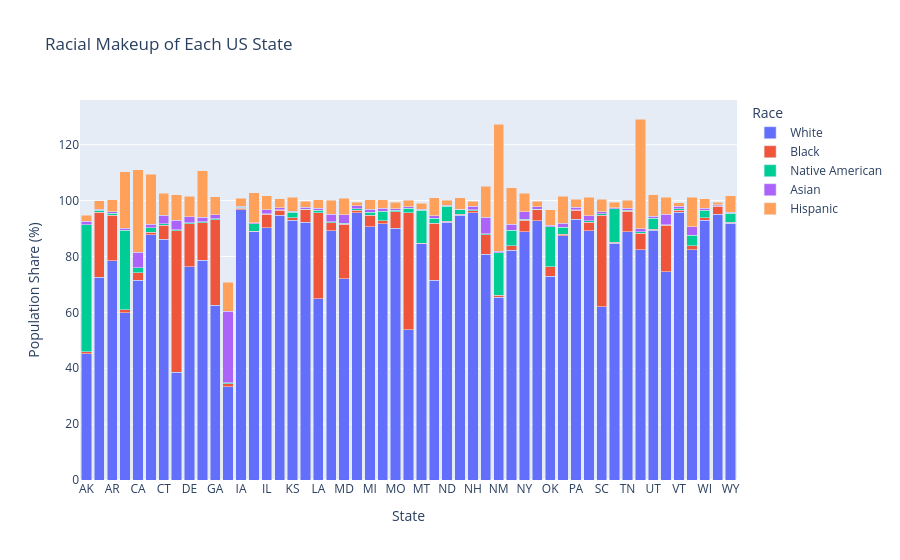

The notebook cell saved with this chart:
### Markdown cell above
# Create a Bar Chart with Subsections Showing the Racial Makeup of Each US State

Visualise the share of the white, black, hispanic, asian and native american population in each US State using a bar chart with sub sections.

### Code cell
race_by_state = df_share_race_city.groupby('Geographic area')[
    ['share_white', 'share_black', 'share_native_american', 'share_asian', 'share_hispanic']
].mean().reset_index()

race_by_state_melted = race_by_state.melt(
    id_vars='Geographic area',
    var_name='Race',
    value_name='Share'
)

race_label_map = {
    'share_white': 'White',
    'share_black': 'Black',
    'share_native_american': 'Native American',
    'share_asian': 'Asian',
    'share_hispanic': 'Hispanic'
}
race_by_state_melted['Race'] = race_by_state_melted['Race'].map(race_label_map)

fig = px.bar(
    race_by_state_melted,
    x='Geographic area',
    y='Share',
    color='Race',
    title='Racial Makeup of Each US State',
    labels={'Geographic area': 'State', 'Share': 'Population Share (%)'},
    barmode='stack'
)
fig.show()

### Figure 1 — Plotly figure (JSON) as saved in the notebook; plotly's stock layout.template omitted (floating-point values rounded to 4 significant figures)
{"data": [{"hovertemplate": "Race=White<br>State=%{x}<br>Population Share (%)=%{y}<extra></extra>", "legendgroup": "White", "marker": {"color": "#636efa", "pattern": {"shape": ""}}, "name": "White", "orientation": "v", "showlegend": true, "textposition": "auto", "type": "bar", "x": ["AK", "AL", "AR", "AZ", "CA", "CO", "CT", "DC", "DE", "FL", "GA", "HI", "IA", "ID", "IL", "IN", "KS", "KY", "LA", "MA", "MD", "ME", "MI", "MN", "MO", "MS", "MT", "NC", "ND", "NE", "NH", "NJ", "NM", "NV", "NY", "OH", "OK", "OR", "PA", "RI", "SC", "SD", "TN", "TX", "UT", "VA", "VT", "WA", "WI", "WV", "WY"], "xaxis": "x", "y": [45.26, 72.51, 78.45, 59.93, 71.54, 87.77, 86.11, 38.5, 76.25, 78.67, 62.59, 33.37, 96.71, 88.82, 90.36, 94.82, 92.96, 92.23, 64.81, 89.3, 72.12, 95.69, 90.67, 91.8, 90.18, 53.8, 84.48, 71.52, 92.29, 94.72, 95.68, 80.89, 65.42, 82.33, 88.88, 92.8, 72.93, 87.39, 93.25, 89.23, 61.98, 84.82, 88.95, 82.4, 89.44, 74.6, 95.87, 82.38, 92.96, 95.04, 91.92], "yaxis": "y"}, {"hovertemplate": "Race=Black<br>State=%{x}<br>Population Share (%)=%{y}<extra></extra>", "legendgroup": "Black", "marker": {"color": "#EF553B", "pattern": {"shape": ""}}, "name": "Black", "orientation": "v", "showlegend": true, "textposition": "auto", "type": "bar", "x": ["AK", "AL", "AR", "AZ", "CA", "CO", "CT", "DC", "DE", "FL", "GA", "HI", "IA", "ID", "IL", "IN", "KS", "KY", "LA", "MA", "MD", "ME", "MI", "MN", "MO", "MS", "MT", "NC", "ND", "NE", "NH", "NJ", "NM", "NV", "NY", "OH", "OK", "OR", "PA", "RI", "SC", "SD", "TN", "TX", "UT", "VA", "VT", "WA", "WI", "WV", "WY"], "xaxis": "x", "y": [0.5625, 23.32, 16.3, 0.9545, 2.68, 0.9177, 4.992, 50.7, 15.39, 13.37, 30.63, 1.071, 0.5635, 0.2952, 4.704, 1.688, 0.9605, 4.421, 30.78, 2.791, 19.46, 0.8198, 4.124, 1.001, 5.862, 41.83, 0.2266, 20.4, 0.3574, 0.4205, 0.7156, 6.975, 0.667, 1.567, 4.008, 3.96, 3.376, 0.5281, 3.27, 2.988, 32.83, 0.29, 7.303, 5.866, 0.385, 16.51, 0.7706, 1.427, 0.9373, 2.915, 0.3975], "yaxis": "y"}, {"hovertemplate": "Race=Native American<br>State=%{x}<br>Population Share (%)=%{y}<extra></extra>", "legendgroup": "Native American", "marker": {"color": "#00cc96", "pattern": {"shape": ""}}, "name": "Native American", "orientation": "v", "showlegend": true, "textposition": "auto", "type": "bar", "x": ["AK", "AL", "AR", "AZ", "CA", "CO", "CT", "DC", "DE", "FL", "GA", "HI", "IA", "ID", "IL", "IN", "KS", "KY", "LA", "MA", "MD", "ME", "MI", "MN", "MO", "MS", "MT", "NC", "ND", "NE", "NH", "NJ", "NM", "NV", "NY", "OH", "OK", "OR", "PA", "RI", "SC", "SD", "TN", "TX", "UT", "VA", "VT", "WA", "WI", "WV", "WY"], "xaxis": "x", "y": [45.48, 0.6593, 0.7599, 28.59, 1.715, 1.625, 0.6566, 0.3, 0.5237, 0.4554, 0.3003, 0.3881, 0.2714, 2.525, 0.2618, 0.2758, 1.873, 0.2101, 0.9573, 0.2652, 0.3409, 0.545, 1.077, 3.363, 0.5427, 1.615, 11.87, 1.788, 5.33, 1.56, 0.2875, 0.2571, 15.34, 5.577, 0.3613, 0.215, 14.38, 2.582, 0.1616, 0.6706, 0.4628, 12.03, 0.3166, 0.6574, 3.87, 0.3423, 0.3697, 3.75, 2.62, 0.2002, 3.08], "yaxis": "y"}, {"hovertemplate": "Race=Asian<br>State=%{x}<br>Population Share (%)=%{y}<extra></extra>", "legendgroup": "Asian", "marker": {"color": "#ab63fa", "pattern": {"shape": ""}}, "name": "Asian", "orientation": "v", "showlegend": true, "textposition": "auto", "type": "bar", "x": ["AK", "AL", "AR", "AZ", "CA", "CO", "CT", "DC", "DE", "FL", "GA", "HI", "IA", "ID", "IL", "IN", "KS", "KY", "LA", "MA", "MD", "ME", "MI", "MN", "MO", "MS", "MT", "NC", "ND", "NE", "NH", "NJ", "NM", "NV", "NY", "OH", "OK", "OR", "PA", "RI", "SC", "SD", "TN", "TX", "UT", "VA", "VT", "WA", "WI", "WV", "WY"], "xaxis": "x", "y": [1.377, 0.4798, 0.4771, 0.7266, 5.543, 1.155, 2.99, 3.5, 2.0, 1.617, 1.492, 25.65, 0.4008, 0.4877, 1.337, 0.5868, 0.4264, 0.711, 0.7865, 2.842, 2.98, 1.032, 0.9542, 1.026, 0.5483, 0.5461, 0.3189, 0.9263, 0.2935, 0.2919, 1.343, 5.945, 0.4939, 2.007, 2.719, 0.7515, 0.4265, 1.379, 0.989, 1.688, 0.74, 0.3179, 0.6373, 1.012, 0.7709, 3.669, 0.9101, 3.075, 0.7908, 0.3411, 0.3877], "yaxis": "y"}, {"hovertemplate": "Race=Hispanic<br>State=%{x}<br>Population Share (%)=%{y}<extra></extra>", "legendgroup": "Hispanic", "marker": {"color": "#FFA15A", "pattern": {"shape": ""}}, "name": "Hispanic", "orientation": "v", "showlegend": true, "textposition": "auto", "type": "bar", "x": ["AK", "AL", "AR", "AZ", "CA", "CO", "CT", "DC", "DE", "FL", "GA", "HI", "IA", "ID", "IL", "IN", "KS", "KY", "LA", "MA", "MD", "ME", "MI", "MN", "MO", "MS", "MT", "NC", "ND", "NE", "NH", "NJ", "NM", "NV", "NY", "OH", "OK", "OR", "PA", "RI", "SC", "SD", "TN", "TX", "UT", "VA", "VT", "WA", "WI", "WV", "WY"], "xaxis": "x", "y": [2.131, 2.98, 4.273, 20.14, 29.51, 17.9, 7.976, 9.1, 7.417, 16.53, 6.415, 10.36, 2.819, 10.7, 5.171, 3.318, 5.072, 2.226, 2.977, 4.926, 5.931, 1.313, 3.535, 3.154, 2.358, 2.322, 2.192, 6.413, 1.823, 4.07, 1.745, 11.12, 45.43, 13.17, 6.629, 2.13, 5.696, 9.751, 2.733, 6.668, 4.475, 2.037, 2.856, 39.27, 7.663, 6.153, 1.38, 10.61, 3.323, 0.9042, 5.988], "yaxis": "y"}], "layout": {"barmode": "stack", "legend": {"title": {"text": "Race"}, "tracegroupgap": 0}, "title": {"text": "Racial Makeup of Each US State"}, "xaxis": {"anchor": "y", "domain": [0, 1], "title": {"text": "State"}}, "yaxis": {"anchor": "x", "domain": [0, 1], "title": {"text": "Population Share (%)"}}}}
